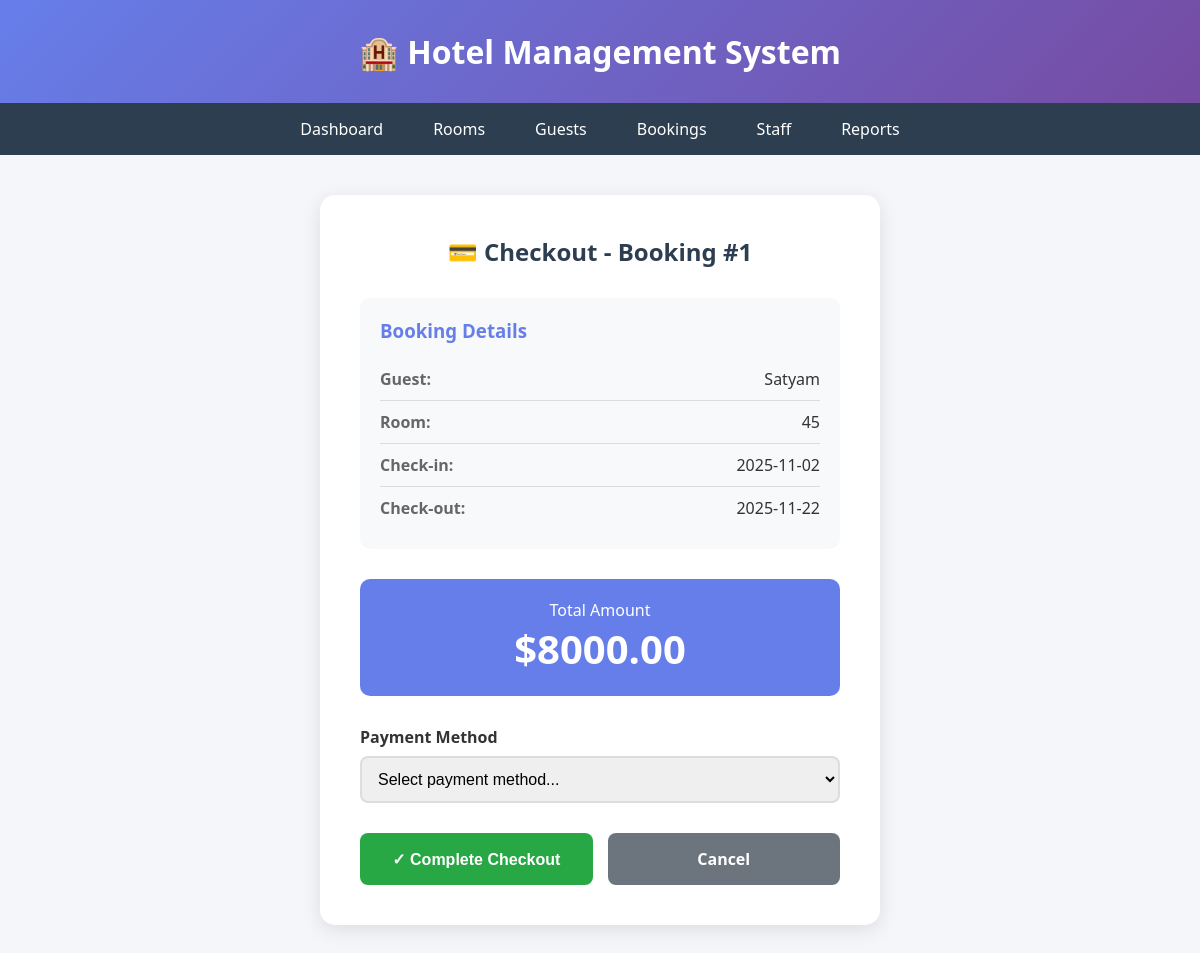
/bookings/checkout/1 (signed in), run on the app's committed database.
### tables this page shows
CREATE TABLE bookings (
                booking_id INTEGER PRIMARY KEY AUTOINCREMENT,
                guest_id INTEGER NOT NULL,
                room_id INTEGER NOT NULL,
                check_in_date DATE NOT NULL,
                check_out_date DATE NOT NULL,
                total_amount DECIMAL(10,2),
                booking_status VARCHAR(20) DEFAULT 'Confirmed',
                FOREIGN KEY (guest_id) REFERENCES guests(guest_id),
                FOREIGN KEY (room_id) REFERENCES rooms(room_id)
            );

CREATE TABLE guests (
                guest_id INTEGER PRIMARY KEY AUTOINCREMENT,
                name VARCHAR(100) NOT NULL,
                email VARCHAR(100),
                phone VARCHAR(15) NOT NULL,
                address TEXT,
                id_proof VARCHAR(50) NOT NULL
            );

CREATE TABLE rooms (
                room_id INTEGER PRIMARY KEY AUTOINCREMENT,
                room_number VARCHAR(10) UNIQUE NOT NULL,
                room_type VARCHAR(50) NOT NULL,
                price DECIMAL(10,2) NOT NULL,
                status VARCHAR(20) DEFAULT 'Available',
                capacity INTEGER NOT NULL
            );

### app.py (the view)
    def wrapper(*args, **kwargs):
        if not session.get("logged_in"):
            return redirect(url_for("login"))
        return func(*args, **kwargs)

### app.py (called while the page is built, shortened)
def get_db_connection():
    db_path = os.getenv('DATABASE_PATH', 'hotel_management.db')
    conn = sqlite3.connect(db_path)
    conn.row_factory = sqlite3.Row
    return conn

def login_required(func):
    def wrapper(*args, **kwargs):
        if not session.get("logged_in"):
            return redirect(url_for("login"))
        return func(*args, **kwargs)
    wrapper.__name__ = func.__name__
    return wrapper

@app.route("/bookings/checkout/<int:booking_id>", methods=["GET", "POST"])
@login_required
def checkout(booking_id):
    conn = get_db_connection()
    booking = conn.execute('''
        SELECT b.*, g.name AS guest_name, r.room_number
        FROM bookings b
        JOIN guests g ON b.guest_id=g.guest_id
        JOIN rooms r ON b.room_id=r.room_id
        WHERE b.booking_id=?
    ''', (booking_id,)).fetchone()
    conn.close()
    return render_template("checkout.html", booking=booking)

### templates/checkout.html (shortened to what this page needs)
<!DOCTYPE html>
<html lang="en">
<head>
</head>
<body>
    <header><h1>🏨 Hotel Management System</h1></header>
    <nav>
        <a href="/dashboard">Dashboard</a>
        <a href="/rooms">Rooms</a>
        <a href="/guests">Guests</a>
        <a href="/bookings">Bookings</a>
        <a href="/staff">Staff</a>
        <a href="/reports">Reports</a>
    </nav>
    <div class="container">
        <div class="form-card">
            <h2>💳 Checkout - Booking #{{ booking.booking_id }}</h2>
            <div class="booking-details">
                <h3>Booking Details</h3>
                <div class="detail-row">
                    <span class="detail-label">Guest:</span>
                    <span class="detail-value">{{ booking.guest_name }}</span>
                </div>
                <div class="detail-row">
                    <span class="detail-label">Room:</span>
                    <span class="detail-value">{{ booking.room_number }}</span>
                </div>
                <div class="detail-row">
                    <span class="detail-label">Check-in:</span>
                    <span class="detail-value">{{ booking.check_in_date }}</span>
                </div>
                <div class="detail-row">
                    <span class="detail-label">Check-out:</span>
                    <span class="detail-value">{{ booking.check_out_date }}</span>
                </div>
            </div>
            <div class="total-amount">
                <p>Total Amount</p>
                <h3>${{ "%.2f"|format(booking.total_amount) }}</h3>
            </div>
            <form method="POST">
                <div class="form-group">
                    <label for="payment_method">Payment Method</label>
                    <select id="payment_method" name="payment_method" required>
                        <option value="">Select payment method...</option>
                    </select>
                </div>
                <div class="btn-group">
                    <button type="submit" class="btn btn-success">✓ Complete Checkout</button>
                    <a href="/bookings" class="btn btn-secondary">Cancel</a>
                </div>
            </form>
        </div>
    </div>
</body>
</html>

### templates/checkout.html (style rules this page uses)
* { margin: 0; padding: 0; box-sizing: border-box; }
body { font-family: 'Segoe UI', Tahoma, Geneva, Verdana, sans-serif; background: #f5f6fa; }
header { background: linear-gradient(135deg, #667eea 0%, #764ba2 100%); color: white; padding: 30px; text-align: center; }
nav { background: #2c3e50; padding: 0; display: flex; flex-wrap: wrap; justify-content: center; }
nav a { color: white; text-decoration: none; padding: 15px 25px; transition: background 0.3s; }
.container { max-width: 600px; margin: 40px auto; padding: 0 20px; }
.form-card { background: white; padding: 40px; border-radius: 15px; box-shadow: 0 5px 20px rgba(0,0,0,0.1); }
h2 { color: #2c3e50; margin-bottom: 30px; text-align: center; }
.booking-details { background: #f8f9fa; padding: 20px; border-radius: 10px; margin-bottom: 30px; }
.booking-details h3 { color: #667eea; margin-bottom: 15px; }
.detail-row { display: flex; justify-content: space-between; padding: 10px 0; border-bottom: 1px solid #ddd; }
.detail-row:last-child { border-bottom: none; }
.detail-label { font-weight: 600; color: #666; }
.detail-value { color: #333; }
.total-amount { background: #667eea; color: white; padding: 20px; border-radius: 10px; text-align: center; margin-bottom: 30px; }
.total-amount h3 { font-size: 2.5em; }
.form-group { margin-bottom: 25px; }
label { display: block; margin-bottom: 8px; font-weight: 600; color: #333; }
select { width: 100%; padding: 12px; border: 2px solid #ddd; border-radius: 8px; font-size: 1em; transition: border 0.3s; }
.btn-group { display: flex; gap: 15px; margin-top: 30px; }
.btn { flex: 1; padding: 15px; border: none; border-radius: 8px; cursor: pointer; font-size: 1em; font-weight: 600; transition: all 0.3s; }
.btn-success { background: #28a745; color: white; }
.btn-secondary { background: #6c757d; color: white; text-decoration: none; display: flex; align-items: center; justify-content: center; }

### data on the page
bookings: booking_id "1", check_in_date "2025-11-02", check_out_date "2025-11-22", total_amount "8000.00"
guests: guest_name "Satyam"
rooms: room_number "45"
